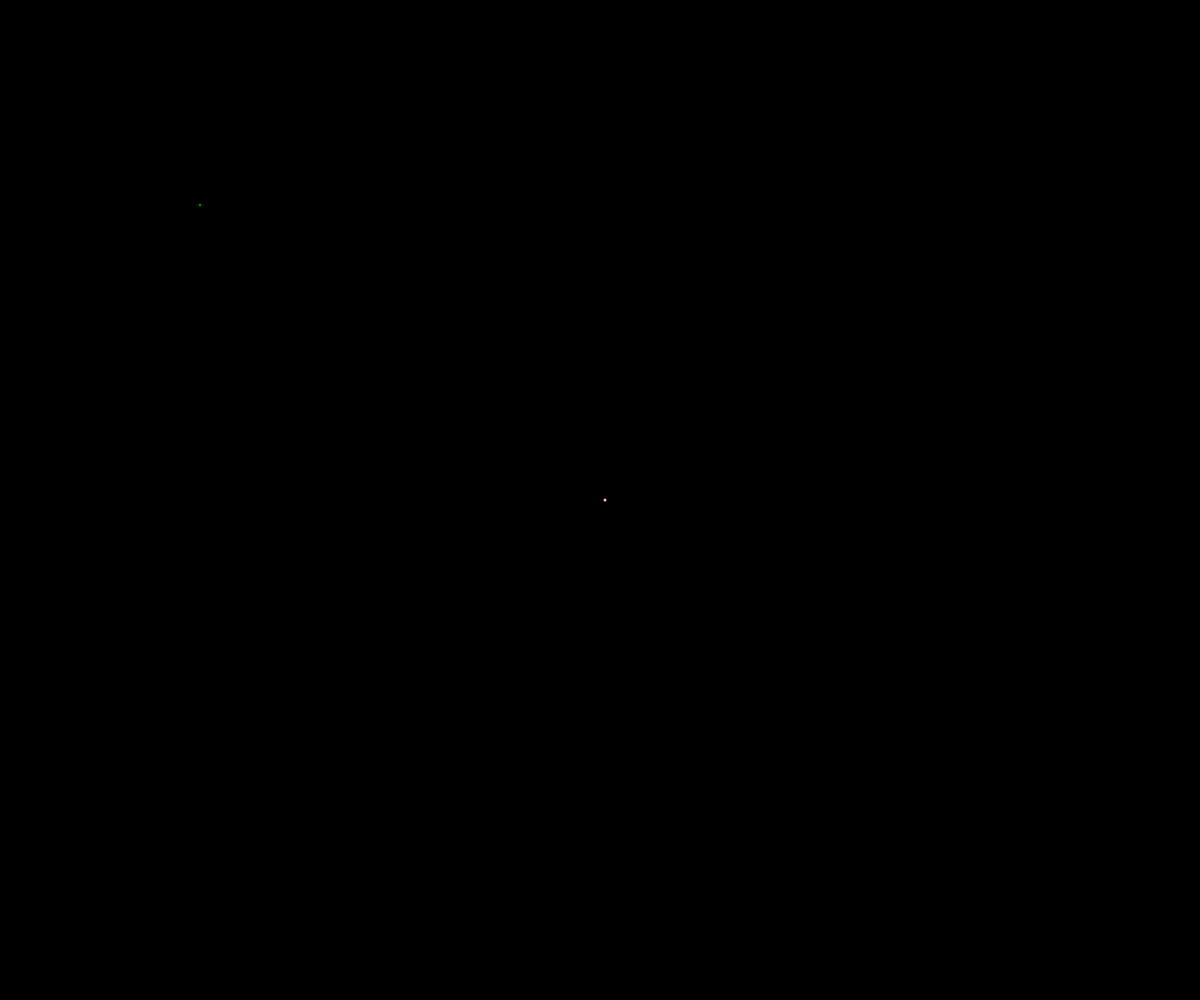
Frame 1 (no input)
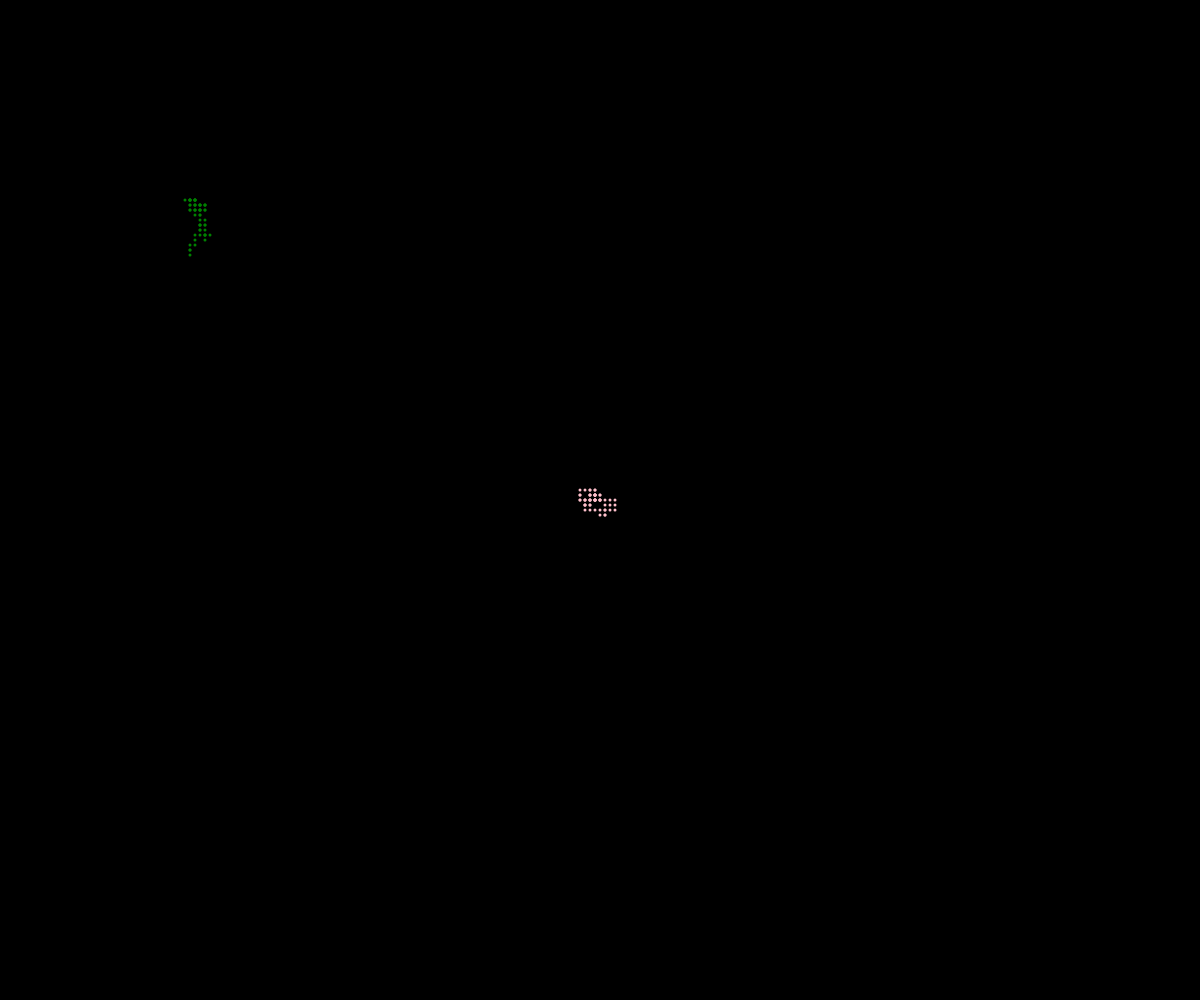
Frame 60 (no input)
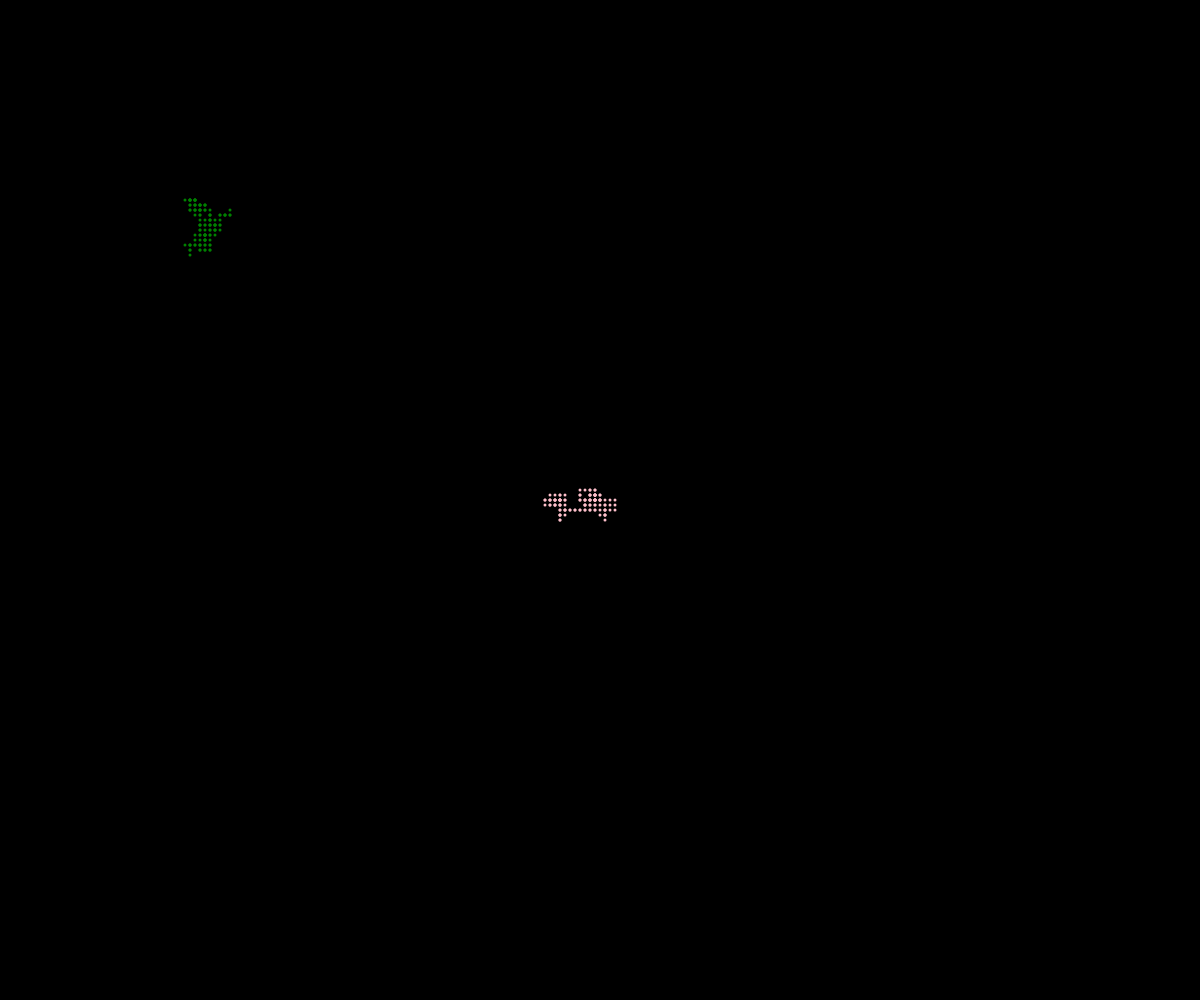
Frame 120 (the mouse pressed at the canvas centre since frame 60)

The p5.js sketch that drew these frames (run headless with seeded random() and noise() and a simulated clock; from frame 60 on, the mouse is pressed at the canvas centre):

// p5.js sketch
// ── sketch.js
// tittle
// date
//
// Extra for Experts:
// - describe what you did to take this project "above and beyond"

let amy;
let noah;

function setup() {
  createCanvas(windowWidth, windowHeight);
  amy = new Walker(200, 200, "green");
  noah = new Walker(width/2, height/2, "pink");
  background(0);
}

function draw() {
  amy.move();
  noah.move();

  amy.display();
  noah.display();
}

class Walker{
  constructor(x, y, color){
    this.x = x;
    this.y = y;
    this.color = color;
    this.speed = 5;
  }

  display(){
    noStroke();
    fill(this.color);
    ellipse(this.x, this.y, 3, 3);
  }

  move(){
    let choice = random(100);
    if (choice<25){
      this.x += this.speed;
    }
    else if (choice<50){
      this.x -= this.speed;
    }
    else if (choice<75){
      this.y += this.speed;
    }
    else if (choice<100){
      this.y -= this.speed;
    }
  }
}
